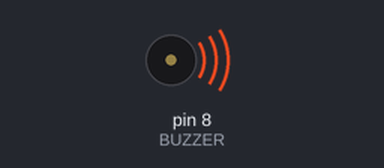
The sketch below on a simulated Arduino Uno, built with avr-gcc and run on an emulated ATmega328P. On the bench: buzzer (waves = sounding, pin HIGH). Pins used as bus, display or sensor lines are not drawn.

Above: at 0.1 s.
At 15.8 s:
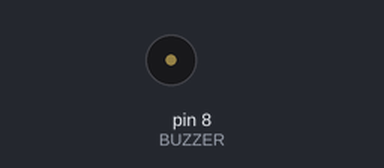
Timing chart, 0 to 17.4 s (numbered marks = the images above):
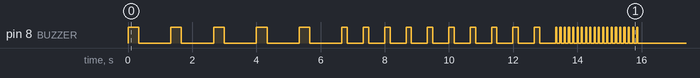

The sketch:

detonator.ino
```cpp
// detonator

#define BUZZER 8
#define TRIGGER 10

int suara;

void setup() {
  // put your setup code here, to run once:

pinMode(BUZZER, OUTPUT);
pinMode(TRIGGER, OUTPUT);

digitalWrite(TRIGGER, HIGH);


beep(5, 1000);
beep(10, 500);
beep(20, 100);

digitalWrite(TRIGGER, LOW);
delay(4000);
digitalWrite(TRIGGER, HIGH);

}

void loop() {
  // put your main code here, to run repeatedly:

}

void beep(int interval, int waktu){

  suara = waktu / 3;

  for(int i=0;i<interval;i++){

    digitalWrite(BUZZER, HIGH);
    delay(suara);
    digitalWrite(BUZZER, LOW);
    delay(waktu);

  }

}
```
